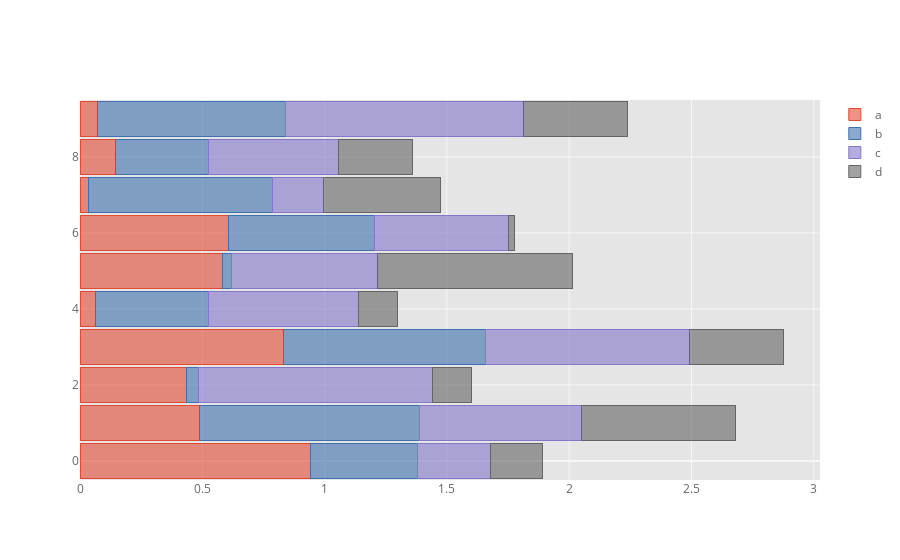

Write notebook code for a chart like this one.
### Code cell
df.iplot(kind='barh',barmode='stack',bargap=.1)

### Figure 1 — Plotly figure (JSON) as saved in the notebook; plotly's stock layout.template omitted (floating-point values rounded to 4 significant figures)
{"data": [{"marker": {"color": "rgba(226, 74, 51, 0.6)", "line": {"color": "rgba(226, 74, 51, 1.0)", "width": 1}}, "name": "a", "orientation": "h", "text": "", "type": "bar", "x": [0.942, 0.4888, 0.4369, 0.8312, 0.06243, 0.5824, 0.6084, 0.03324, 0.1449, 0.07203], "y": [0, 1, 2, 3, 4, 5, 6, 7, 8, 9]}, {"marker": {"color": "rgba(62, 111, 176, 0.6)", "line": {"color": "rgba(62, 111, 176, 1.0)", "width": 1}}, "name": "b", "orientation": "h", "text": "", "type": "bar", "x": [0.4361, 0.8987, 0.04786, 0.8255, 0.4645, 0.03512, 0.5977, 0.7543, 0.3808, 0.769], "y": [0, 1, 2, 3, 4, 5, 6, 7, 8, 9]}, {"marker": {"color": "rgba(132, 118, 202, 0.6)", "line": {"color": "rgba(132, 118, 202, 1.0)", "width": 1}}, "name": "c", "orientation": "h", "text": "", "type": "bar", "x": [0.2991, 0.662, 0.9561, 0.8347, 0.6109, 0.597, 0.5477, 0.2073, 0.5325, 0.9731], "y": [0, 1, 2, 3, 4, 5, 6, 7, 8, 9]}, {"marker": {"color": "rgba(101, 101, 101, 0.6)", "line": {"color": "rgba(101, 101, 101, 1.0)", "width": 1}}, "name": "d", "orientation": "h", "text": "", "type": "bar", "x": [0.2158, 0.6306, 0.1586, 0.3829, 0.1595, 0.7974, 0.02254, 0.4801, 0.3022, 0.4236], "y": [0, 1, 2, 3, 4, 5, 6, 7, 8, 9]}], "layout": {"bargap": 0.1, "barmode": "stack", "legend": {"bgcolor": "#FFFFFF", "font": {"color": "#666666"}, "traceorder": "normal"}, "paper_bgcolor": "#FFFFFF", "plot_bgcolor": "#E5E5E5", "title": {"font": {"color": "#151516"}}, "xaxis": {"gridcolor": "#F6F6F6", "showgrid": true, "tickfont": {"color": "#666666"}, "title": {"font": {"color": "#666666"}, "text": ""}, "zerolinecolor": "#F6F6F6"}, "yaxis": {"gridcolor": "#F6F6F6", "showgrid": true, "tickfont": {"color": "#666666"}, "title": {"font": {"color": "#666666"}, "text": ""}, "zerolinecolor": "#F6F6F6"}}}
